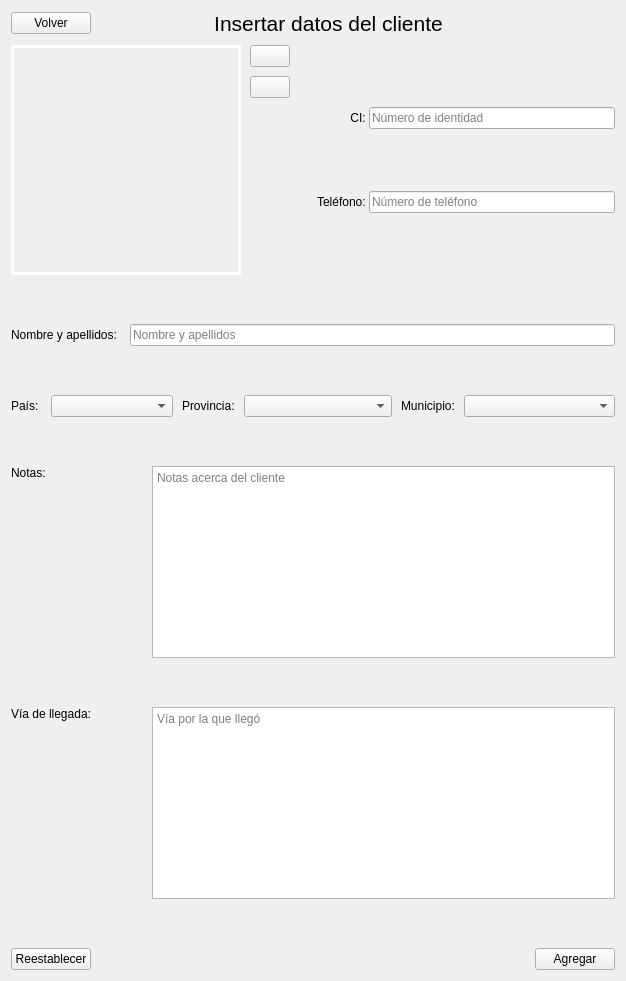
               <widget class="QWidget" name="page_insertar_cliente">
                <layout class="QVBoxLayout" name="verticalLayout_9">
                 <property name="spacing">
                  <number>9</number>
                 </property>
                 <item>
                  <layout class="QHBoxLayout" name="horizontalLayout_4" stretch="1,2,3,3">
                   <item>
                    <widget class="QPushButton" name="bt_volver_cliente_c">
                     <property name="cursor">
                      <cursorShape>PointingHandCursor</cursorShape>
                     </property>
                     <property name="text">
                      <string>Volver</string>
                     </property>
                     <property name="icon">
                      <iconset>
                       <normaloff>images/back-arrow.svg</normaloff>images/back-arrow.svg</iconset>
                     </property>
                     <property name="iconSize">
                      <size>
                       <width>25</width>
                       <height>25</height>
                      </size>
                     </property>
                    </widget>
                   </item>
                   <item>
                    <spacer name="horizontalSpacer_5">
                     <property name="orientation">
                      <enum>Qt::Horizontal</enum>
                     </property>
                     <property name="sizeHint" stdset="0">
                      <size>
                       <width>40</width>
                       <height>20</height>
                      </size>
                     </property>
                    </spacer>
                   </item>
                   <item>
                    <widget class="QLabel" name="label_4">
                     <property name="styleSheet">
                      <string notr="true">font-size: 16pt;</string>
                     </property>
                     <property name="text">
                      <string>Insertar datos del cliente</string>
                     </property>
                     <property name="alignment">
                      <set>Qt::AlignCenter</set>
                     </property>
                    </widget>
                   </item>
                   <item>
                    <spacer name="horizontalSpacer_6">
                     <property name="orientation">
                      <enum>Qt::Horizontal</enum>
                     </property>
                     <property name="sizeHint" stdset="0">
                      <size>
                       <width>40</width>
                       <height>20</height>
                      </size>
                     </property>
                    </spacer>
                   </item>
                  </layout>
                 </item>
                 <item>
                  <layout class="QHBoxLayout" name="horizontalLayout_13">
                   <item>
                    <layout class="QHBoxLayout" name="horizontalLayout_12">
                     <item>
                      <widget class="QLabel" name="lb_pic_insert_cliente">
                       <property name="minimumSize">
                        <size>
                         <width>230</width>
                         <height>230</height>
                        </size>
                       </property>
                       <property name="styleSheet">
                        <string notr="true">border: 3px solid white</string>
                       </property>
                       <property name="text">
                        <string/>
                       </property>
                       <property name="pixmap">
                        <pixmap>C:/Users/Jose/.designer/backup/clients_pictures/00000000000.png</pixmap>
                       </property>
                       <property name="scaledContents">
                        <bool>true</bool>
                       </property>
                      </widget>
                     </item>
                     <item>
                      <layout class="QVBoxLayout" name="verticalLayout_7">
                       <item>
                        <layout class="QVBoxLayout" name="verticalLayout_6">
                         <item>
                          <widget class="QPushButton" name="bt_add_image_clients_insert">
                           <property name="toolTip">
                            <string>&lt;html&gt;&lt;head/&gt;&lt;body&gt;&lt;p&gt;Añadir imagen&lt;/p&gt;&lt;/body&gt;&lt;/html&gt;</string>
                           </property>
                           <property name="text">
                            <string/>
                           </property>
                           <property name="icon">
                            <iconset>
                             <normaloff>images/upload-picture.svg</normaloff>images/upload-picture.svg</iconset>
                           </property>
                           <property name="iconSize">
                            <size>
                             <width>32</width>
                             <height>32</height>
                            </size>
                           </property>
                          </widget>
                         </item>
                         <item>
                          <widget class="QPushButton" name="bt_delete_image_clients_insert">
                           <property name="toolTip">
                            <string>&lt;html&gt;&lt;head/&gt;&lt;body&gt;&lt;p&gt;Reestablecer imagen&lt;/p&gt;&lt;/body&gt;&lt;/html&gt;</string>
                           </property>
                           <property name="text">
                            <string/>
                           </property>
                           <property name="icon">
                            <iconset>
                             <normaloff>images/refresh.svg</normaloff>images/refresh.svg</iconset>
                           </property>
                           <property name="iconSize">
                            <size>
                             <width>32</width>
                             <height>32</height>
                            </size>
                           </property>
                          </widget>
                         </item>
                        </layout>
                       </item>
                       <item>
                        <spacer name="verticalSpacer">
                         <property name="orientation">
                          <enum>Qt::Vertical</enum>
                         </property>
                         <property name="sizeHint" stdset="0">
                          <size>
                           <width>17</width>
                           <height>13</height>
                          </size>
                         </property>
                        </spacer>
                       </item>
                      </layout>
                     </item>
                    </layout>
                   </item>
                   <item>
                    <layout class="QVBoxLayout" name="verticalLayout_8" stretch="1,1">
                     <property name="spacing">
                      <number>0</number>
                     </property>
                     <item>
                      <layout class="QHBoxLayout" name="horizontalLayout_5" stretch="2,7">
                       <item>
                        <widget class="QLabel" name="label_5">
                         <property name="text">
                          <string>CI: </string>
                         </property>
                         <property name="alignment">
                          <set>Qt::AlignRight|Qt::AlignTrailing|Qt::AlignVCenter</set>
                         </property>
                        </widget>
                       </item>
                       <item>
                        <widget class="QLineEdit" name="le_ci_insertar">
                         <property name="inputMask">
                          <string/>
                         </property>
                         <property name="text">
                          <string/>
                         </property>
                         <property name="maxLength">
                          <number>11</number>
                         </property>
                         <property name="placeholderText">
                          <string>Número de identidad</string>
                         </property>
                        </widget>
                       </item>
                      </layout>
                     </item>
                     <item>
                      <layout class="QHBoxLayout" name="horizontalLayout_11" stretch="2,7">
                       <item>
                        <widget class="QLabel" name="label_7">
                         <property name="text">
                          <string>Teléfono: </string>
                         </property>
                         <property name="alignment">
                          <set>Qt::AlignRight|Qt::AlignTrailing|Qt::AlignVCenter</set>
                         </property>
                        </widget>
                       </item>
                       <item>
                        <widget class="QLineEdit" name="le_telefono_insertar">
                         <property name="placeholderText">
                          <string>Número de teléfono</string>
                         </property>
                        </widget>
                       </item>
                      </layout>
                     </item>
                    </layout>
                   </item>
                  </layout>
                 </item>
                 <item>
                  <spacer name="verticalSpacer_3">
                   <property name="orientation">
                    <enum>Qt::Vertical</enum>
                   </property>
                   <property name="sizeHint" stdset="0">
                    <size>
                     <width>20</width>
                     <height>40</height>
                    </size>
                   </property>
                  </spacer>
                 </item>
                 <item>
                  <layout class="QHBoxLayout" name="horizontalLayout_6">
                   <item>
                    <widget class="QLabel" name="label_6">
                     <property name="text">
                      <string>Nombre y apellidos: </string>
                     </property>
                    </widget>
                   </item>
                   <item>
                    <widget class="QLineEdit" name="le_nombre_apellidos_insertar">
                     <property name="placeholderText">
                      <string>Nombre y apellidos</string>
                     </property>
                    </widget>
                   </item>
                  </layout>
                 </item>
                 <item>
                  <spacer name="verticalSpacer_2">
                   <property name="orientation">
                    <enum>Qt::Vertical</enum>
                   </property>
                   <property name="sizeHint" stdset="0">
                    <size>
                     <width>20</width>
                     <height>40</height>
                    </size>
                   </property>
                  </spacer>
                 </item>
                 <item>
                  <layout class="QHBoxLayout" name="horizontalLayout_7" stretch="0,3,0,3,0,3">
                   <item>
                    <widget class="QLabel" name="label_8">
                     <property name="text">
                      <string>País: </string>
                     </property>
                    </widget>
                   </item>
                   <item>
                    <widget class="QComboBox" name="cb_pais_insertar">
                     <property name="placeholderText">
                      <string>Seleccionar País</string>
                     </property>
                    </widget>
                   </item>
                   <item>
                    <widget class="QLabel" name="label_9">
                     <property name="text">
                      <string>Provincia:</string>
                     </property>
                    </widget>
                   </item>
                   <item>
                    <widget class="QComboBox" name="cb_provincia_insertar">
                     <property name="placeholderText">
                      <string>Seleccionar provincia</string>
                     </property>
                    </widget>
                   </item>
                   <item>
                    <widget class="QLabel" name="label_10">
                     <property name="text">
                      <string>Municipio:</string>
                     </property>
                    </widget>
                   </item>
                   <item>
                    <widget class="QComboBox" name="cb_municipio_insertar">
                     <property name="placeholderText">
                      <string>Seleccionar municipio</string>
                     </property>
                    </widget>
                   </item>
                  </layout>
                 </item>
                 <item>
                  <spacer name="verticalSpacer_4">
                   <property name="orientation">
                    <enum>Qt::Vertical</enum>
                   </property>
                   <property name="sizeHint" stdset="0">
                    <size>
                     <width>20</width>
                     <height>40</height>
                    </size>
                   </property>
                  </spacer>
                 </item>
                 <item>
                  <layout class="QHBoxLayout" name="horizontalLayout_9" stretch="2,7">
                   <item>
                    <widget class="QLabel" name="label_11">
                     <property name="text">
                      <string>Notas:</string>
                     </property>
                     <property name="alignment">
                      <set>Qt::AlignLeading|Qt::AlignLeft|Qt::AlignTop</set>
                     </property>
                    </widget>
                   </item>
                   <item>
                    <widget class="QTextEdit" name="txtedt_notas_insertar">
                     <property name="minimumSize">
                      <size>
                       <width>0</width>
                       <height>30</height>
                      </size>
                     </property>
                     <property name="placeholderText">
                      <string>Notas acerca del cliente</string>
                     </property>
                    </widget>
                   </item>
                  </layout>
                 </item>
                 <item>
                  <spacer name="verticalSpacer_6">
                   <property name="orientation">
                    <enum>Qt::Vertical</enum>
                   </property>
                   <property name="sizeHint" stdset="0">
                    <size>
                     <width>20</width>
                     <height>40</height>
                    </size>
                   </property>
                  </spacer>
                 </item>
                 <item>
                  <layout class="QHBoxLayout" name="horizontalLayout_8" stretch="2,7">
                   <item>
                    <widget class="QLabel" name="label_12">
                     <property name="text">
                      <string>Vía de llegada:</string>
                     </property>
                     <property name="alignment">
                      <set>Qt::AlignLeading|Qt::AlignLeft|Qt::AlignTop</set>
                     </property>
                    </widget>
                   </item>
                   <item>
                    <widget class="QTextEdit" name="txedt_alcance">
                     <property name="minimumSize">
                      <size>
                       <width>0</width>
                       <height>30</height>
                      </size>
                     </property>
                     <property name="placeholderText">
                      <string>Vía por la que llegó</string>
                     </property>
                    </widget>
                   </item>
                  </layout>
                 </item>
                 <item>
                  <spacer name="verticalSpacer_5">
                   <property name="orientation">
                    <enum>Qt::Vertical</enum>
                   </property>
                   <property name="sizeHint" stdset="0">
                    <size>
                     <width>20</width>
                     <height>40</height>
                    </size>
                   </property>
                  </spacer>
                 </item>
                 <item>
                  <layout class="QHBoxLayout" name="horizontalLayout_10">
                   <item>
                    <widget class="QPushButton" name="bt_cliente_insertar_reestablecer">
                     <property name="cursor">
                      <cursorShape>PointingHandCursor</cursorShape>
                     </property>
                     <property name="text">
                      <string>Reestablecer</string>
                     </property>
                     <property name="icon">
                      <iconset>
                       <normaloff>images/refresh.svg</normaloff>images/refresh.svg</iconset>
                     </property>
                     <property name="iconSize">
                      <size>
                       <width>25</width>
                       <height>25</height>
                      </size>
                     </property>
                    </widget>
                   </item>
                   <item>
                    <spacer name="horizontalSpacer_8">
                     <property name="orientation">
                      <enum>Qt::Horizontal</enum>
                     </property>
                     <property name="sizeHint" stdset="0">
                      <size>
                       <width>40</width>
                       <height>20</height>
                      </size>
                     </property>
                    </spacer>
                   </item>
                   <item>
                    <widget class="QPushButton" name="bt_store_cliente">
                     <property name="cursor">
                      <cursorShape>PointingHandCursor</cursorShape>
                     </property>
                     <property name="text">
                      <string>Agregar</string>
                     </property>
                     <property name="icon">
                      <iconset>
                       <normaloff>images/save.svg</normaloff>images/save.svg</iconset>
                     </property>
                     <property name="iconSize">
                      <size>
                       <width>25</width>
                       <height>25</height>
                      </size>
                     </property>
                    </widget>
                   </item>
                  </layout>
                 </item>
                </layout>
               </widget>
